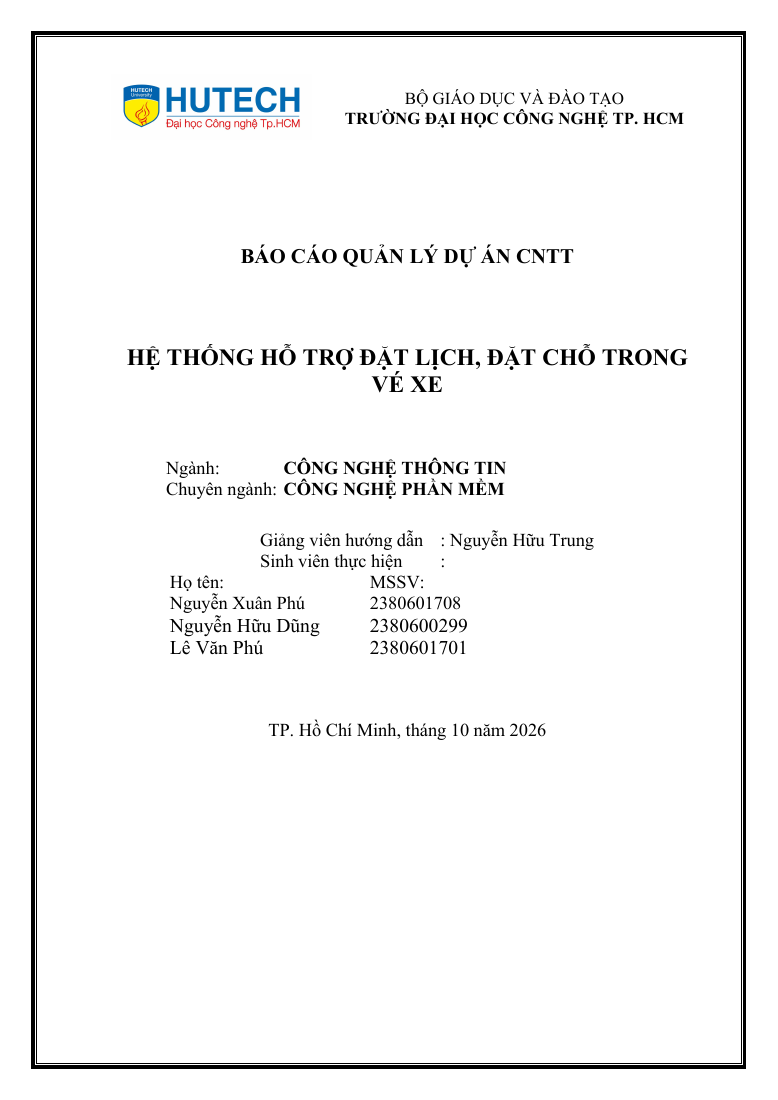
#> input picture output/report_complete/page-01.png, 778 x 1100 px; its folder holds only this picture in this run
$ python contacts.py
#> lines starting #> are read from the running program, lines starting #| are printed output that depends on the picture
from PIL import Image,ImageDraw
from pathlib import Path
base=Path(__file__).parent
fs=sorted(base.glob('page-*.png'))
for i in range(0,len(fs),12):
    out=Image.new('RGB',(1160,1260),'#ddd');dr=ImageDraw.Draw(out)
#> after `out = Image.new('RGB', (1160, 1260), '#ddd')`: out: PIL image 1160x1260 RGB; every value is 221
    for j,p in enumerate(fs[i:i+12]):
        out.paste(Image.open(p).resize((280,396)),(j%4*290,j//4*420));dr.text((j%4*290,j//4*420+397),p.stem,fill='black')
#> after `out.paste(Image.open(p).resize((280, 396)), (j % 4 * 290, j // 4 * 420`:
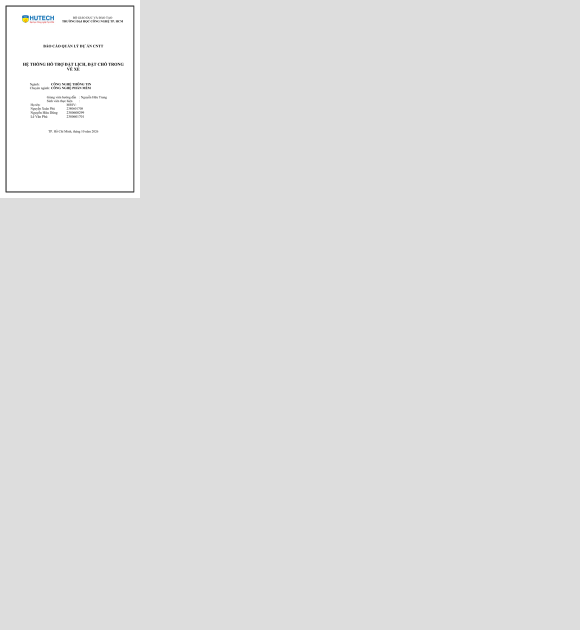
#> out: PIL image 1160x1260 RGB (shown at 1/2 size); mean R, G, B 222.8, 222.8, 222.8
    out.save(base/f'contact{i//12}.png')

$ run again, on output/report_complete/page-05.png
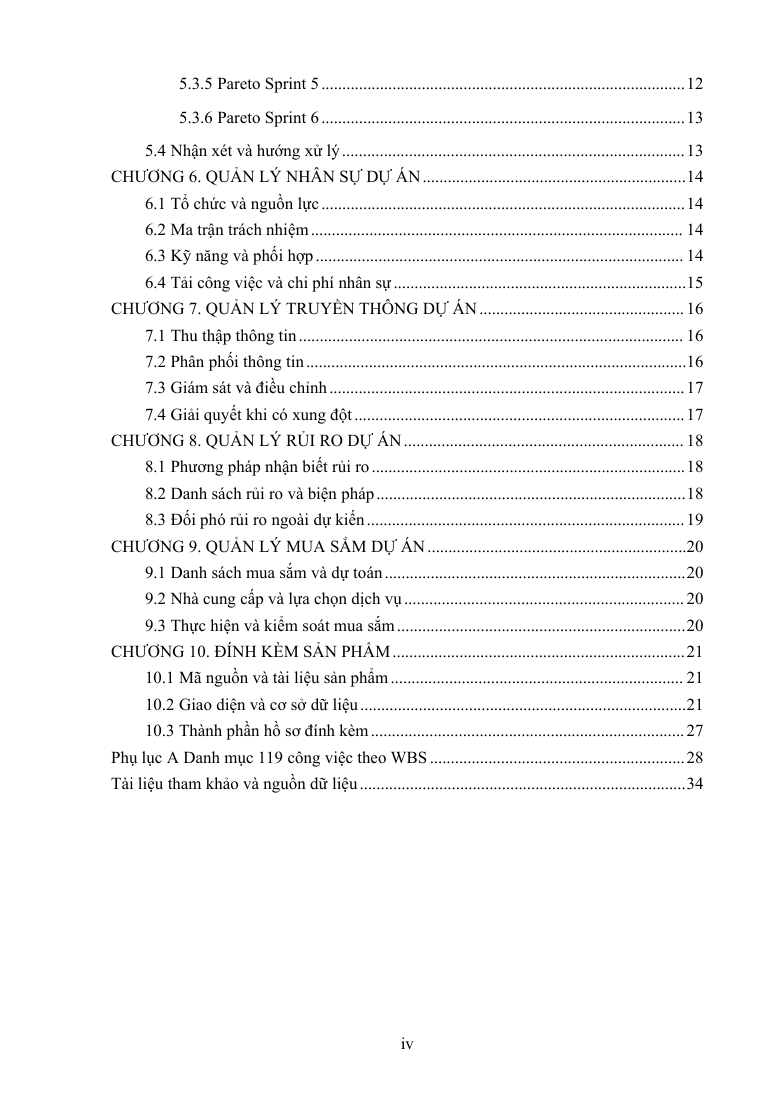
#> input picture output/report_complete/page-05.png, 778 x 1100 px
#> `out.paste(Image.open(p).resize((280, 396)), (j % 4 * 290, j // 4 * 420`:
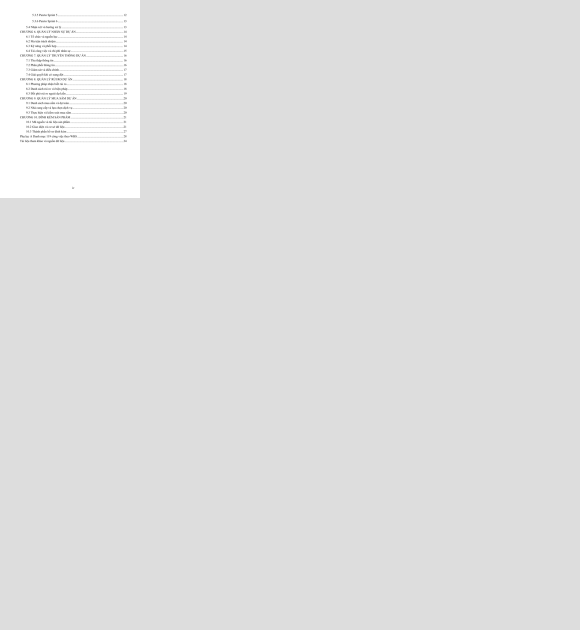
#> out: PIL image 1160x1260 RGB (shown at 1/2 size); min 68, max 255, mean 223

$ run again, on output/report_complete/page-06.png
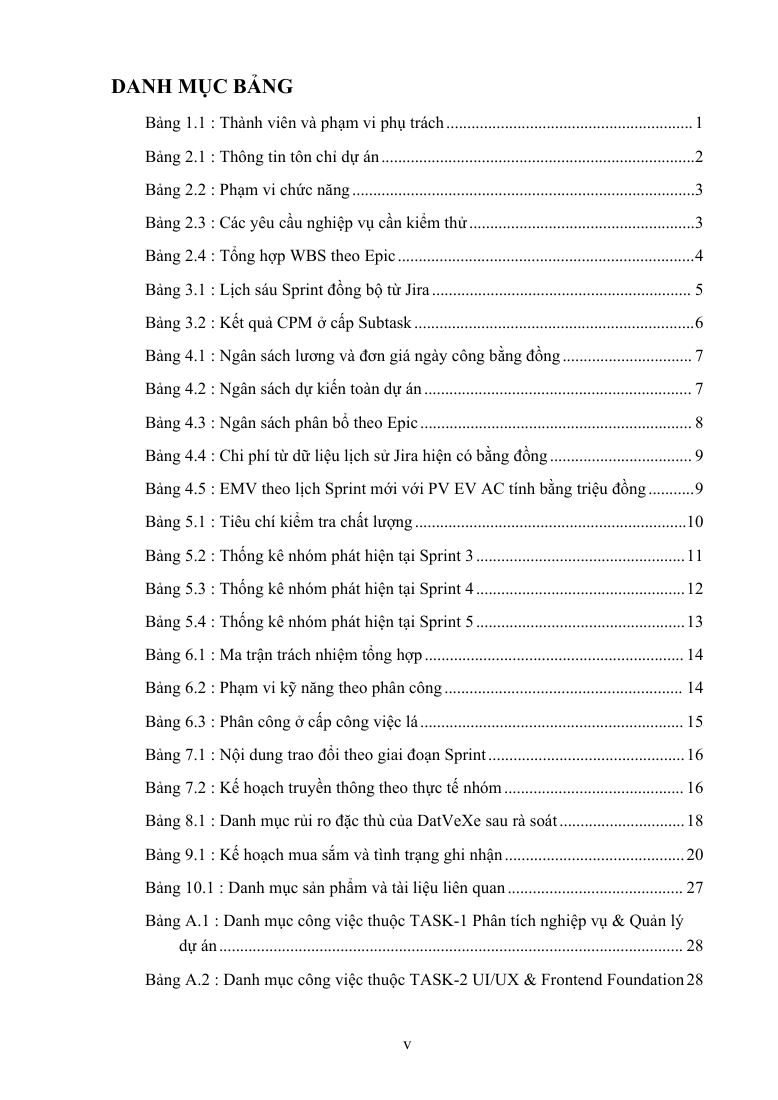
#> input picture output/report_complete/page-06.png, 778 x 1100 px
#> `out.paste(Image.open(p).resize((280, 396)), (j % 4 * 290, j // 4 * 420`:
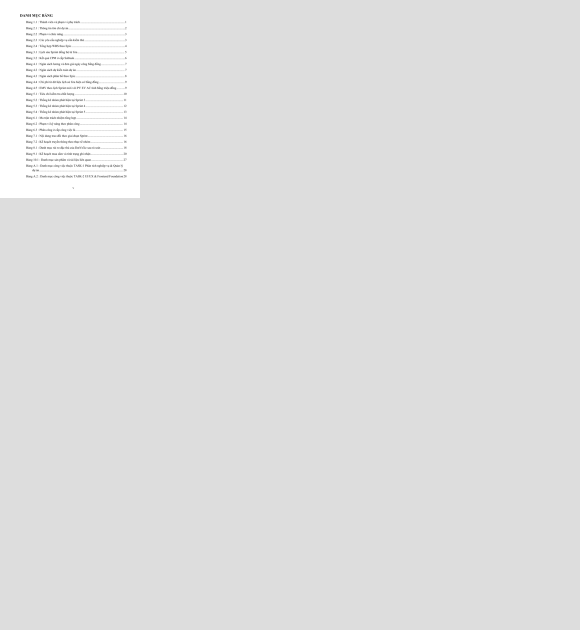
#> out: PIL image 1160x1260 RGB (shown at 1/2 size); min 3, max 255, mean 222.9

$ run again, on output/report_complete/page-07.png
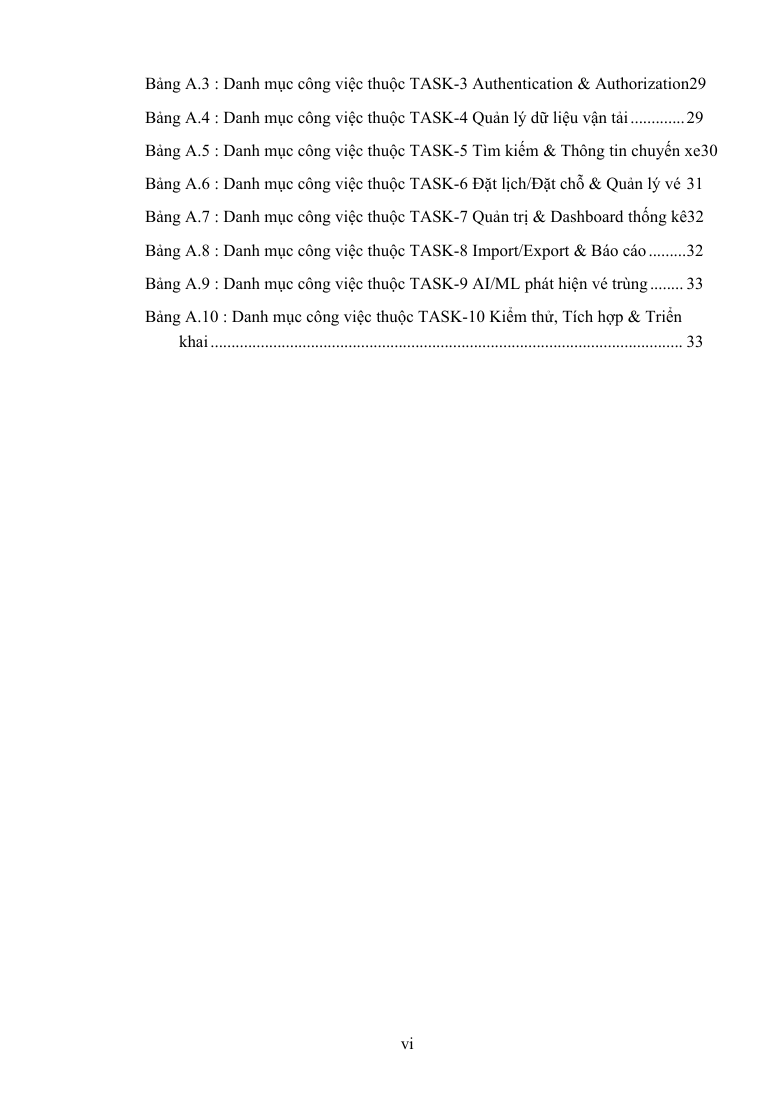
#> input picture output/report_complete/page-07.png, 778 x 1100 px
#> `out.paste(Image.open(p).resize((280, 396)), (j % 4 * 290, j // 4 * 420`:
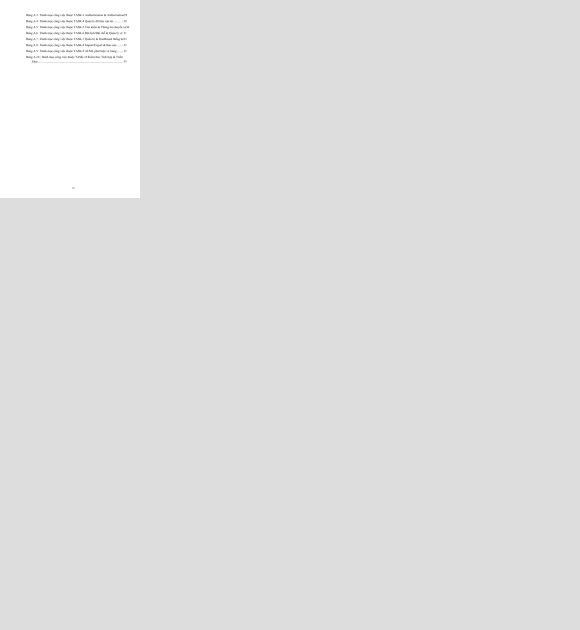
#> out: PIL image 1160x1260 RGB (shown at 1/2 size); min 81, max 255, mean 223.3

$ run again, on output/report_complete/page-02.png
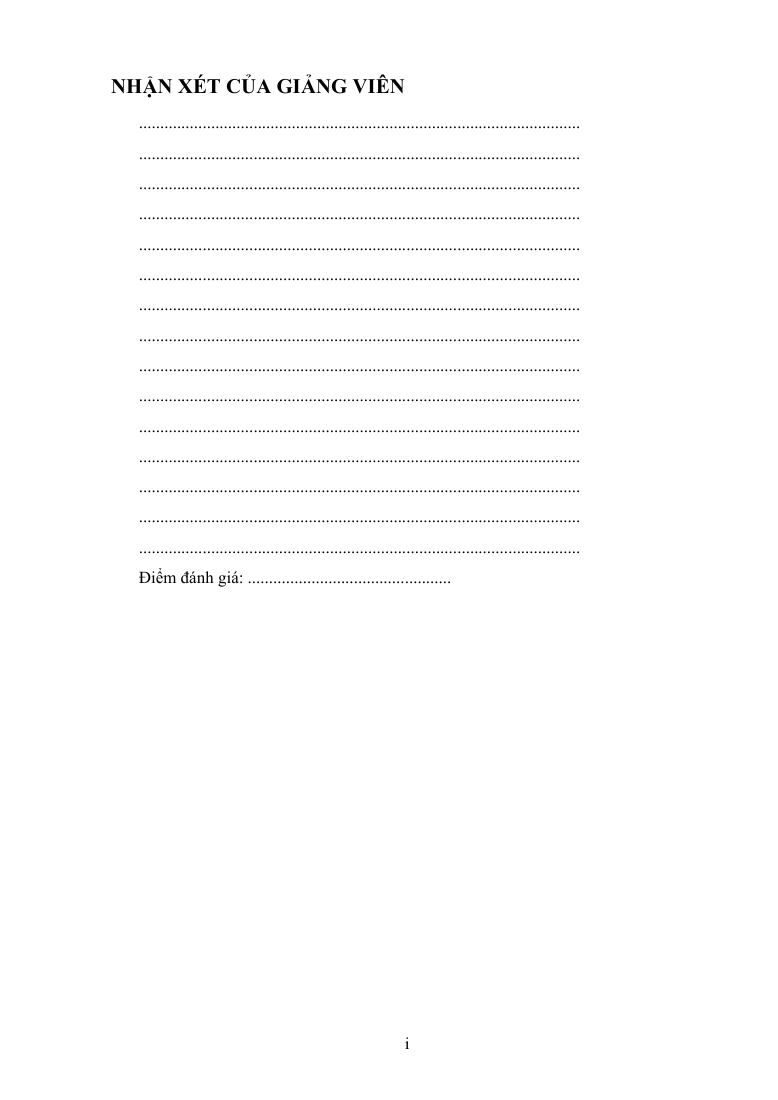
#> input picture output/report_complete/page-02.png, 778 x 1100 px
#> `out.paste(Image.open(p).resize((280, 396)), (j % 4 * 290, j // 4 * 420`:
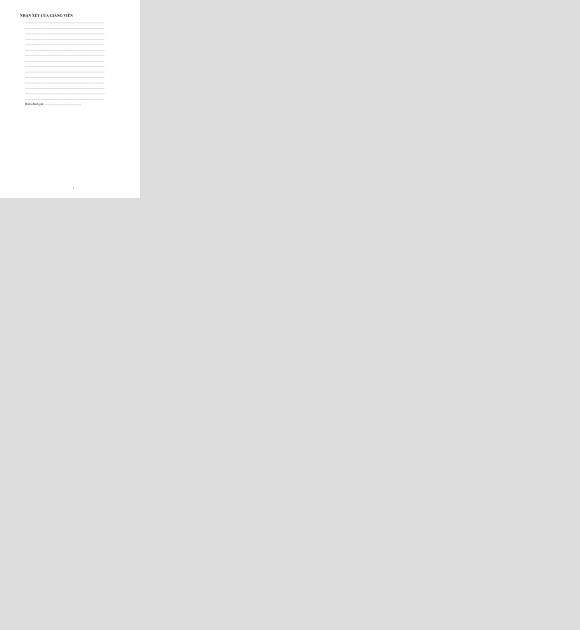
#> out: PIL image 1160x1260 RGB (shown at 1/2 size); min 1, max 255, mean 223.4
